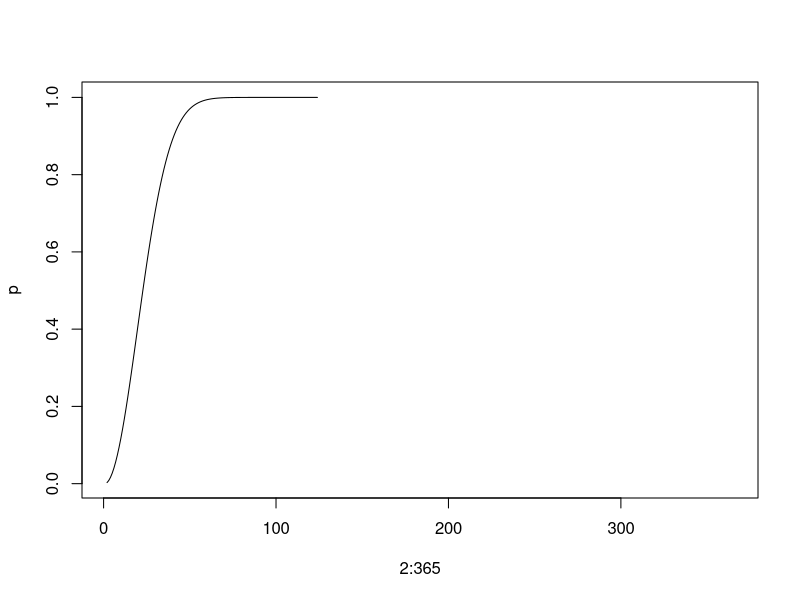

Generate this figure with R:
rm(list=ls())
P_2_birthday<-function(n){
  if(n<2){
    return (0)
  }
  if(n>365){
    return (1)
  }
  return (1- (prod((365-n+1):365)) /365^n)
}

p<-2:365
for(i in p){
  p[i-1]<-P_2_birthday(i)
}

i<-2
while (i<=365 && p[i-1]<=0.5){i=i+1}

print(i)
plot(2:365,p,type='l')